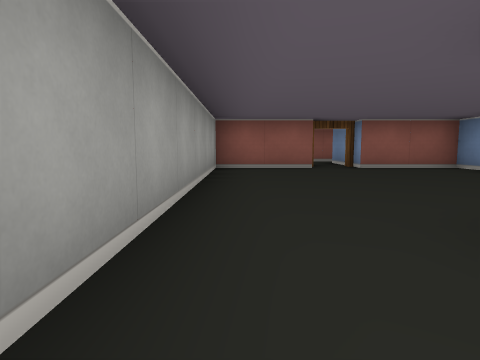
[1] (above)

24 first-person views from a walk through a cub3D maze. The camera is about half as high as the walls, tilts 6° down and sees 75° across. The floor is counted in squares. Each view is taken from the middle of a square. On the plan, view 1 faces up. The plan holds only what a view shows up to about 9 squares ahead; the rest is blank.

[2]
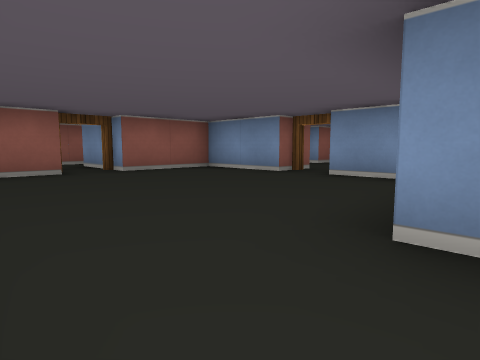

[3]
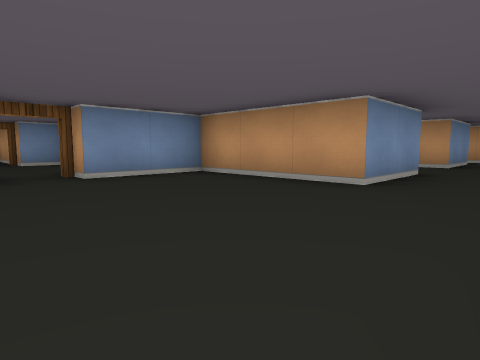

[4]
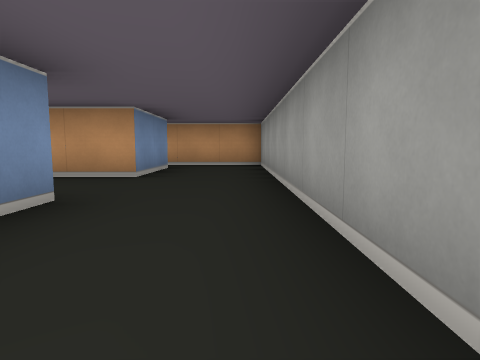

[5]
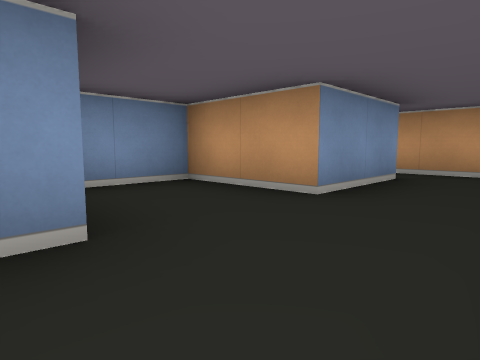

[6]
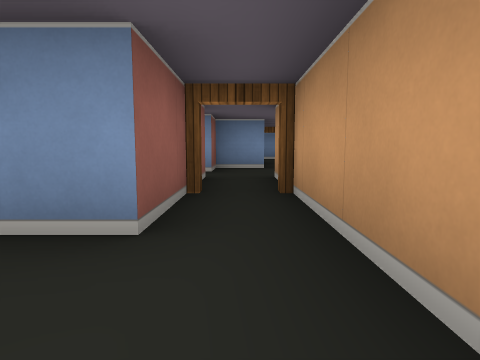

[7]
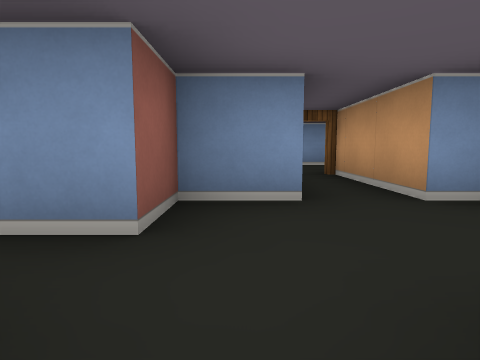

[8]
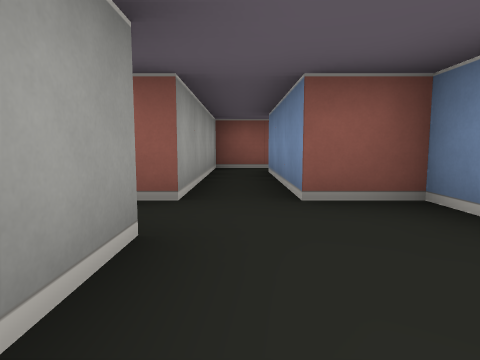

[9]
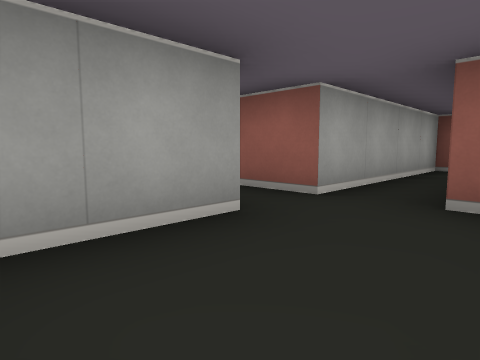

[10]
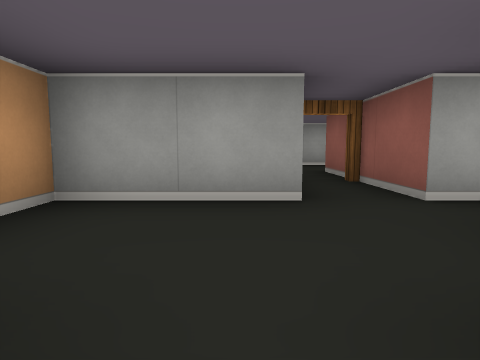

[11]
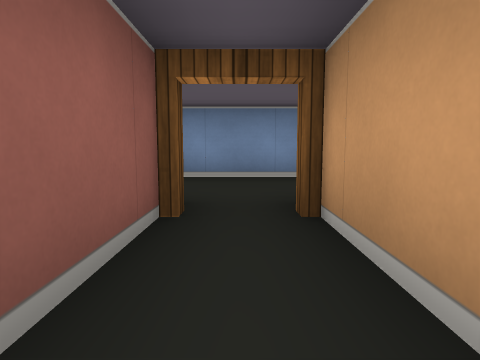

[12]
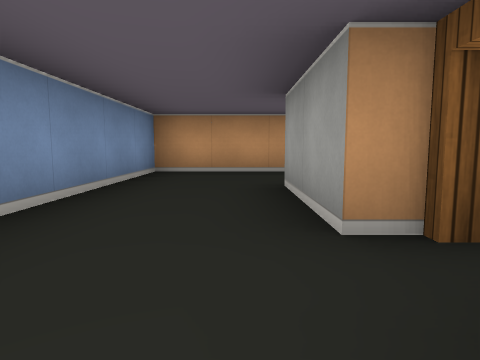

[13]
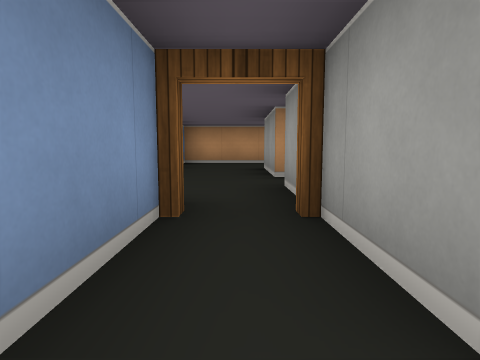

[14]
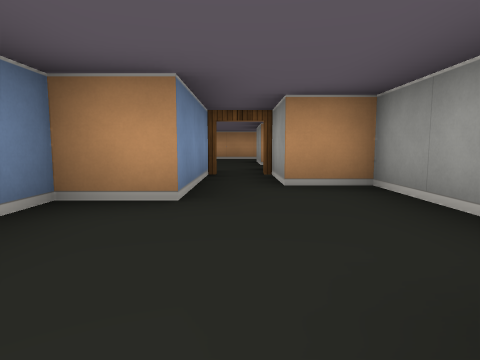

[15]
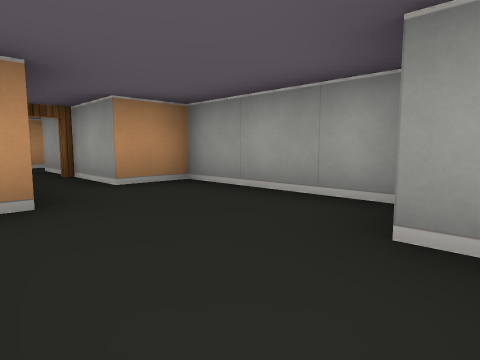

[16]
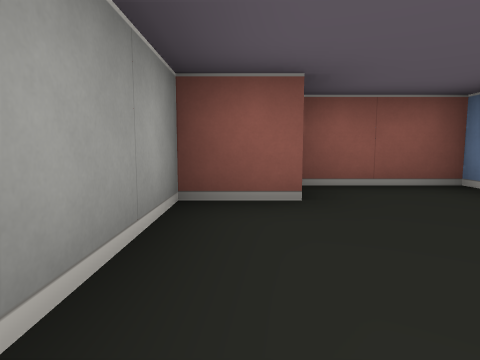

[17]
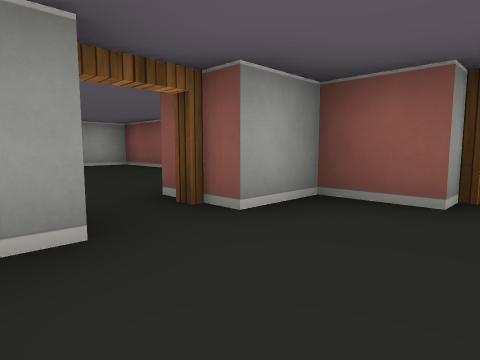

[18]
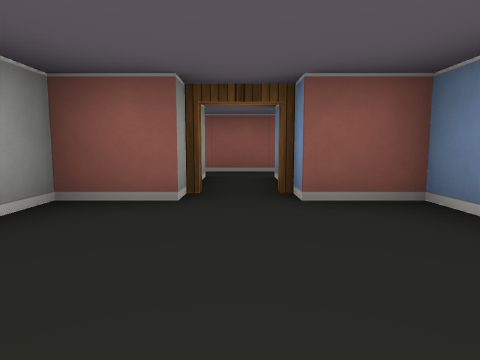

[19]
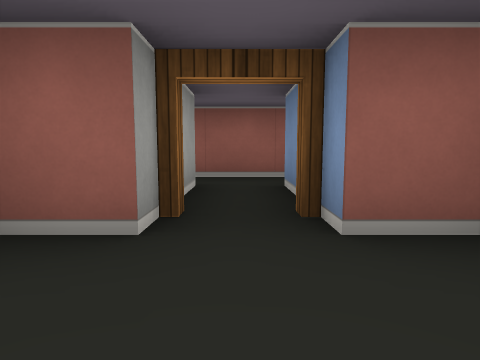

[20]
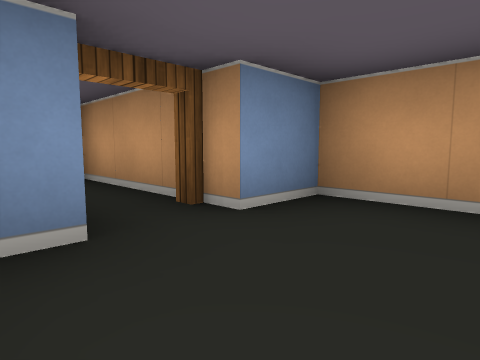

[21]
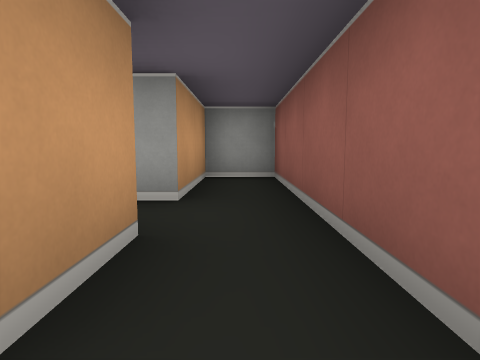

[22]
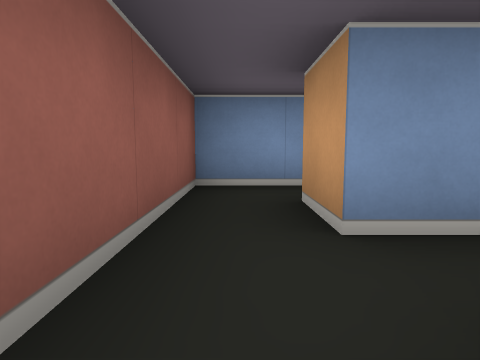

[23]
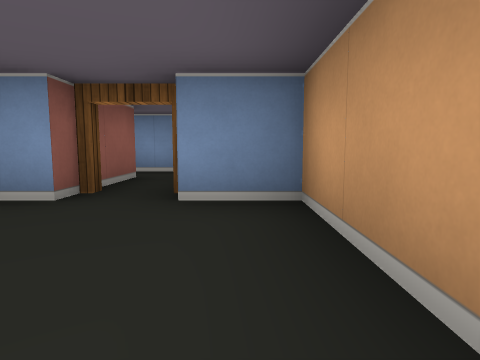

[24]
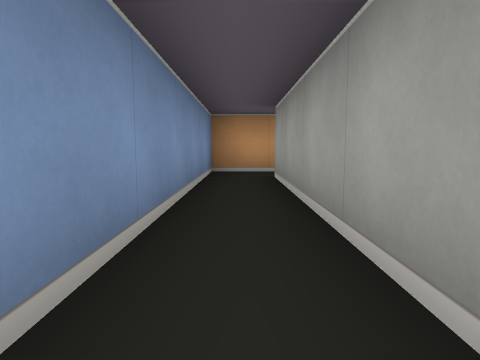

### Floor plan
Points are (right, up) in squares from view 1. A wall is a line through its corners. A room is listed if a view was taken in it or the views show most of it. See-through windows are left out.
Room 1 (views 1, 2, 5, 6)
walls: (1.5, -0.6) (1.5, 1.5); (3, -4.5) (1.5, -4.5) (1.5, -2.5) (3.5, -2.5) (3.5, -1.1); (-0.5, 1.5) (-0.5, -5.5) (3, -5.5)
ways out: opening at (0.5, 0.5) to room 2; open door at (3, -5) to room 3
Room 2 (views 3, 4)
walls: (1.6, 6.5) (-0.5, 6.5) (-0.5, 1.5); (1.5, 1.5) (4.5, 1.5) (4.5, 3.5); (4.5, 4.5) (4.5, 6.5) (2.5, 6.5)
ways out: opening at (0.5, 0.5) to room 1; open door at (5, 4) to room 6; open door at (2, 7)
Room 3 (views 7, 8, 9, 10, 11)
walls: (6.5, -5.6) (6.5, -4.5) (5.5, -4.5) (5.5, -1.5); (6.5, -7) (6.5, -6.5) (9.5, -6.5); (3, -5.5) (4.5, -5.5) (4.5, -7.5) (5.1, -7.5); (9.1, -5.5) (7.5, -5.5); (4.5, -1.5) (4.5, -4.5) (3, -4.5)
ways out: open door at (3, -5) to room 1; open door at (9, -6) to room 4; opening at (5, -2)
Room 4 (view 12)
walls: (9.5, -6.5) (9.5, -8.5); (9.5, -4) (9.5, -5.5); (9.1, -10.5) (11.5, -10.5) (11.5, -5.1)
ways out: open door at (9, -6) to room 3; open door at (10, -4) to room 5; opening at (9, -9.5)
Room 5 (views 13, 14, 15, 16)
walls: (9.6, 0.5) (8.5, 0.5) (8.5, -2.5) (9.5, -2.5) (9.5, -4); (11.6, 1.5) (9.6, 1.5); (10.5, -4.1) (10.5, -1.5) (11.5, -1.5) (11.5, -0.9)
ways out: open door at (10, -4) to room 4
Room 6 (views 17, 18, 19, 20, 23)
walls: (5.5, 3.6) (5.5, 3.1); (6.5, 2.5) (8.5, 2.5) (8.5, 3.5); (6.5, 5.5) (5.5, 5.5) (5.5, 4.5); (8.5, 4.5) (8.5, 5.5) (7.5, 5.5)
ways out: open door at (5, 4) to room 2; open door at (7, 6) to room 7; open door at (9, 4) to room 8
Room 7 (views 21, 22)
walls: (7.5, 5.5) (7.5, 7.5) (8.5, 7.5); (9.5, 7.2) (9.5, 8.5) (4.5, 8.5) (4.5, 7.5) (6.5, 7.5) (6.5, 5.5)
ways out: open door at (7, 6) to room 6
Room 8 (view 24)
walls: (10.5, 8.5) (10.5, 4.5) (8.5, 4.5); (8.5, 3.5) (11.5, 3.5) (11.5, 8.5)
ways out: open door at (9, 4) to room 6

Where each view was taken, in squares from view 1:
view 1: 0 up, 0 right, facing up
view 2: 1 up, 0 right, facing up-right
view 3: 5 up, 0 right, facing down-right
view 4: 2 up, 0 right, facing down
view 5: 0 up, 0 right, facing down-right
view 6: 5 down, 0 right, facing right
view 7: 5 down, 4 right, facing right
view 8: 7 down, 5 right, facing up
view 9: 7 down, 6 right, facing up-left
view 10: 6 down, 7 right, facing left
view 11: 6 down, 7 right, facing right
view 12: 5 down, 10 right, facing down
view 13: 2 down, 10 right, facing down
view 14: 1 up, 10 right, facing down
view 15: 1 up, 11 right, facing down-left
view 16: 2 down, 9 right, facing up
view 17: 3 up, 7 right, facing up-left
view 18: 3 up, 7 right, facing up
view 19: 4 up, 7 right, facing up
view 20: 5 up, 7 right, facing down-right
view 21: 8 up, 9 right, facing left
view 22: 8 up, 6 right, facing right
view 23: 3 up, 6 right, facing right
view 24: 9 up, 11 right, facing down
